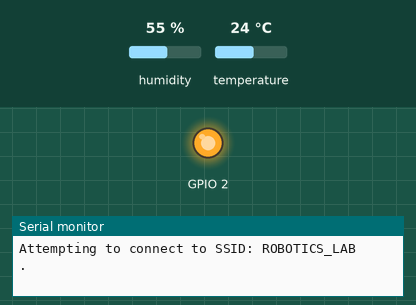
Simulated run of this sketch. Board: ESP8266 (NodeMCU). On the bench: output pins drawn as LEDs (lit = HIGH), the last lines printed to the serial monitor. The test bench sets the inputs (shaded band); at power-on: humidity 55 %, temperature 24 °C. WiFi joins after 1.5 s; servers stay silent unless stated.

Above: at 0.2 s.
At 5.2 s:
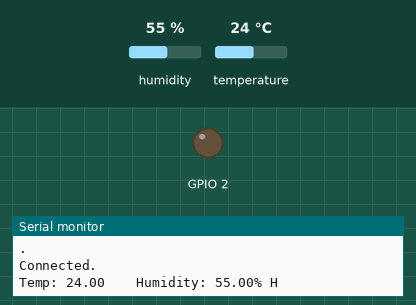
Timing chart, 0 to 6.7 s (numbered marks = the images above):
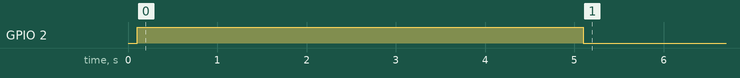

Measured:
- by itself, GPIO 2: LOW → HIGH at 0.10 s, → LOW 5.0 s later

The sketch:

BME280_ThingSpeak.ino
```cpp
#include "ThingSpeak.h" //install library for thing speak
#include <ESP8266WiFi.h>
#include <DHT.h>
#include <Wire.h>

char ssid[] = "ROBOTICS_LAB";        // your network SSID (name)
char pass[] = "PakistaN";    // your network password
int keyIndex = 0;            // your network key Index number (needed only for WEP)
WiFiClient  client;
#define DHTPIN 4
#define DHTTYPE DHT11

unsigned long myChannelNumber =  2442964;
const char * myWriteAPIKey = "T9UW4YIMG7OLH06L";

// Initialize our values
String myStatus = "";

DHT dht(DHTPIN, DHTTYPE);


void setup() {
  Serial.begin(115200);  //Initialize serial

  //WiFi.mode(WIFI_STA);
  ThingSpeak.begin(client);  // Initialize ThingSpeak
  dht.begin();
  Wire.begin();
  pinMode(2, OUTPUT);
}

void loop() {

  // Connect or reconnect to WiFi
  if(WiFi.status() != WL_CONNECTED){
    Serial.print("Attempting to connect to SSID: ");

    Serial.println(ssid);
    while(WiFi.status() != WL_CONNECTED){
      WiFi.begin(ssid, pass);  // Connect to WPA/WPA2 network. Change this line if using open or WEP network
      digitalWrite(2, LOW);
      delay(100);
      digitalWrite(2, HIGH);
      Serial.print(".");
      delay(5000);
    }
    Serial.println("\nConnected.");
    digitalWrite(2, LOW);
  }


  Serial.print("Temp: ");
  Serial.print(dht.readTemperature());
  Serial.print("\t\tHumidity: ");
  Serial.print(dht.readHumidity());
  Serial.print("% H");

  // set the fields with the values
  ThingSpeak.setField(1, dht.readTemperature());
  ThingSpeak.setField(2, dht.readHumidity());


  // set the status
  ThingSpeak.setStatus(myStatus);

  // write to the ThingSpeak channel
  int x = ThingSpeak.writeFields(myChannelNumber, myWriteAPIKey);
  if(x == 200){
    Serial.println("Channel update successful.");
  }
  else{
    Serial.println("Problem updating channel. HTTP error code " + String(x));
  }

  delay(2000); // Wait 20 seconds to update the channel again
}
```
